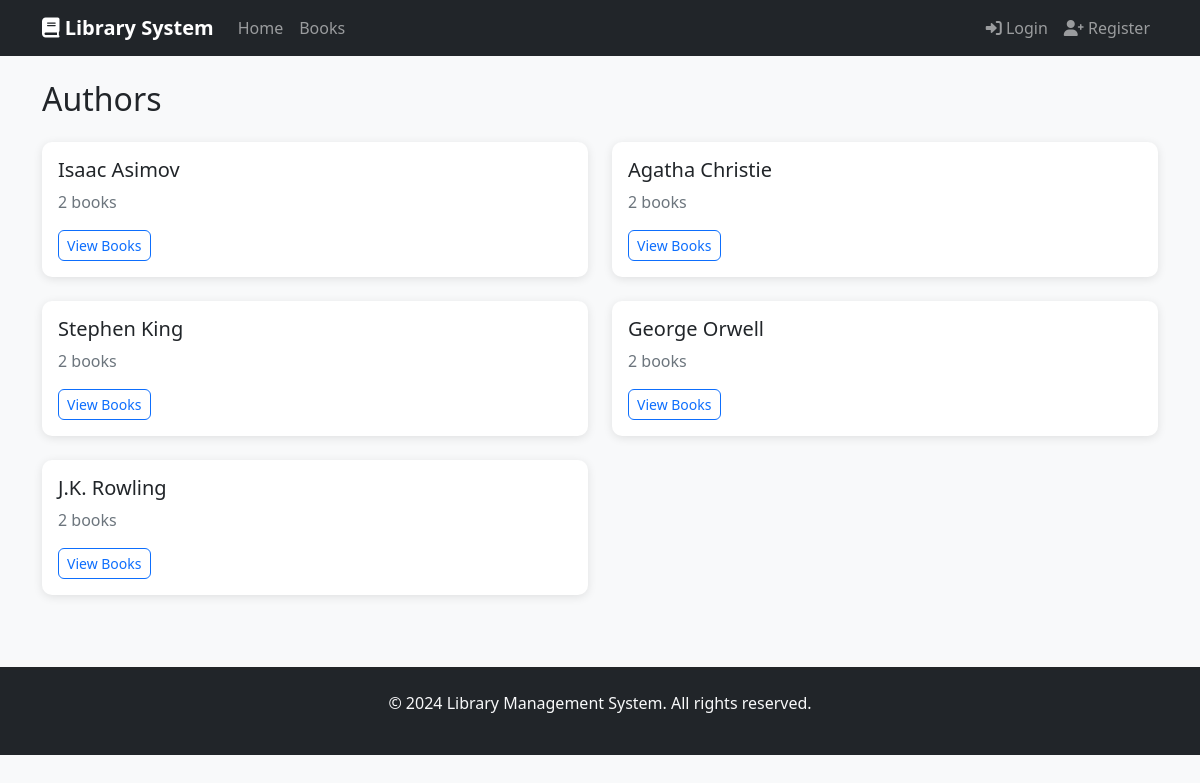
Page /books/authors/ on the committed database.
### books/models.py (models this page shows, shortened)
class Author(models.Model):
    first_name = models.CharField(max_length=100)
    last_name = models.CharField(max_length=100)
    bio = models.TextField(blank=True)
    date_of_birth = models.DateField(null=True, blank=True)
    date_of_death = models.DateField(null=True, blank=True)
    class Meta:
        ordering = ['last_name', 'first_name']

### books/views.py (the view)
# urls.py: path('authors/', views.author_list, name='author_list'),
def author_list(request):
    authors = Author.objects.all().prefetch_related('books')
    return render(request, 'books/author_list.html', {'authors': authors})

### books/templates/books/author_list.html (shortened to what this page needs)
{% extends 'base.html' %}
{% block content %}
<h2 class="mb-4">Authors</h2>
<div class="row">
    {% for author in authors %}
    <div class="col-md-6 mb-4">
        <div class="card">
            <div class="card-body">
                <h5 class="card-title">{{ author.first_name }} {{ author.last_name }}</h5>
                <p class="card-text text-muted">
                    {{ author.books.count }} book{{ author.books.count|pluralize }}
                </p>
                <a href="{% url 'book_list' %}?author={{ author.id }}" class="btn btn-outline-primary btn-sm">
                    View Books
                </a>
            </div>
        </div>
    </div>
    {% endfor %}
</div>
{% endblock %}

### static/css/style.css (style rules this page uses)
body { background-color: #f8f9fa; }
.card { border: none; border-radius: 10px; box-shadow: 0 2px 10px rgba(0,0,0,0.1); transition: transform 0.2s; }
.btn { border-radius: 6px; font-weight: 500; }

### rows in the picture
Author: first_name "Isaac", last_name "Asimov", books.count "2"
Author: first_name "Agatha", last_name "Christie", books.count "2"
Author: first_name "Stephen", last_name "King", books.count "2"
Author: first_name "George", last_name "Orwell", books.count "2"
Author: first_name "J.K.", last_name "Rowling", books.count "2"
